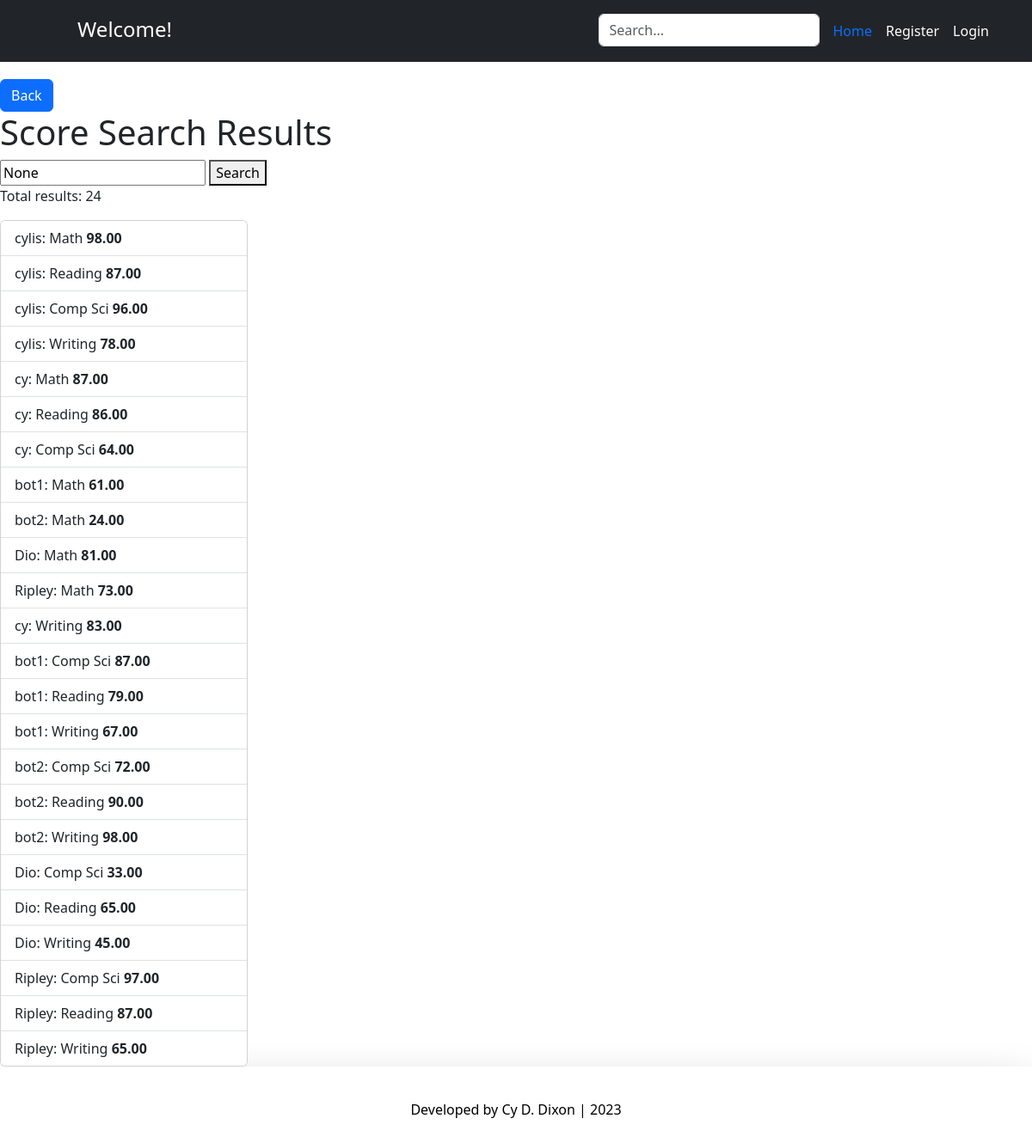
The app's page /search3/, older data.
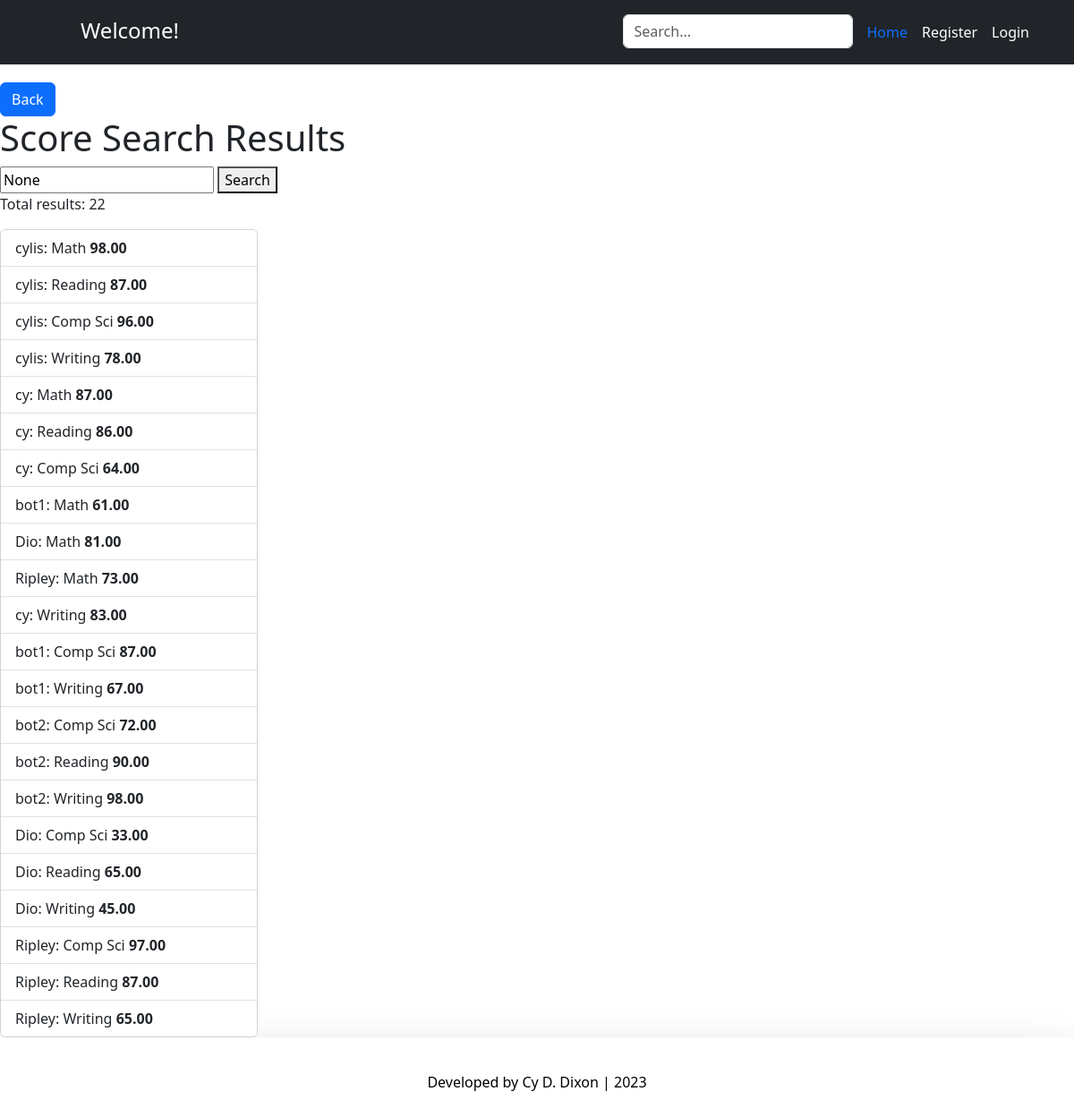
The same page, newer data.
### account/models.py (models this page shows, shortened)
class Grade(models.Model):
	student = models.ForeignKey(Account, on_delete=models.CASCADE)
	letter_grade = models.CharField(max_length=1, default="N")
	subject = models.CharField(max_length=50, default="null")
	percent = models.DecimalField(max_digits=5, decimal_places=2, default=00.00)

class Account(AbstractBaseUser):
	email 					= models.EmailField(verbose_name="email", max_length=60, unique=True)
	username 				= models.CharField(max_length=30, unique=True)
	date_joined				= models.DateTimeField(verbose_name='date joined', auto_now_add=True)
	last_login				= models.DateTimeField(verbose_name='last login', auto_now=True)
	is_admin				= models.BooleanField(default=False)
	is_active				= models.BooleanField(default=True)
	is_staff				= models.BooleanField(default=False)
	is_superuser			= models.BooleanField(default=False)
	USERNAME_FIELD = 'email'
	REQUIRED_FIELDS = ['username']
	objects = MyAccountManager()

### account/views.py (the view)
# urls.py: path('search3/', search_results3, name='search_results3'),
def search_results3(request):
	query3 = request.GET.get('query3')
	if query3:
		results = Grade.objects.filter(percent__icontains=query3)
		combined_results = list(results)
		num_results = len(combined_results)
		if query3 == 'ascending':
			combined_results = Grade.objects.all().order_by('percent')
			num_results = len(combined_results)
		if query3 == 'descending':
			combined_results = Grade.objects.all().order_by('-percent')
			num_results = len(combined_results)
	else:
		combined_results = Grade.objects.all()
		num_results = len(combined_results)
	return render(request, 'search_results3.html', {'results': combined_results, 'query3': query3, 'num_results': num_results })

### account/templates/search_results3.html
{% extends 'base.html' %}
{% load static %}
{% block content %}
<link rel="stylesheet" href="{% static 'style.css' %}">
<a href="{% url 'scores' %}" class="btn btn-primary">Back</a>
<h1>Score Search Results</h1>
<form action="{% url 'search_results3' %}" method="GET">
    <input type="text" name="query3" placeholder="Search..." value="{{ query3 }}">
    <button type="submit3">Search</button>
</form>
<p>Total results: {{ num_results }}</p>
<div class="card" style="width: 18rem;">
    <ul class="list-group list-group-flush">
    {% for item in results %}
        <li class="list-group-item">{{ item.student.username }}: {{ item.subject }} <b>{{ item.percent }}</b></li>
    {% empty %}
        <li>No results found</li>
    {% endfor %}
    </ul>
</div>
{% endblock content %}

Row changes from the older to the newer data that the page shows:
removed Grade: student.username "bot2", subject "Math", percent "24.00"
removed Grade: student.username "bot1", subject "Reading", percent "79.00"
Text that changed along with them:
{{ num_results }}: "24" → "22"
